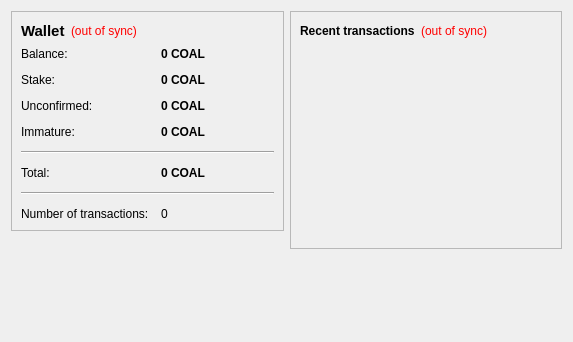
<?xml version="1.0" encoding="UTF-8"?>
<ui version="4.0">
 <class>OverviewPage</class>
 <widget class="QWidget" name="OverviewPage">
  <property name="geometry">
   <rect>
    <x>0</x>
    <y>0</y>
    <width>573</width>
    <height>342</height>
   </rect>
  </property>
  <property name="windowTitle">
   <string>Form</string>
  </property>
  <layout class="QHBoxLayout" name="horizontalLayout" stretch="1,1">
   <item>
    <layout class="QVBoxLayout" name="verticalLayout_2">
     <item>
      <widget class="QFrame" name="frame">
       <property name="frameShape">
        <enum>QFrame::StyledPanel</enum>
       </property>
       <property name="frameShadow">
        <enum>QFrame::Raised</enum>
       </property>
       <layout class="QVBoxLayout" name="verticalLayout_4">
        <item>
         <layout class="QHBoxLayout" name="horizontalLayout_4">
          <item>
           <widget class="QLabel" name="label_5">
            <property name="font">
             <font>
              <pointsize>11</pointsize>
              <weight>75</weight>
              <bold>true</bold>
             </font>
            </property>
            <property name="text">
             <string>Wallet</string>
            </property>
           </widget>
          </item>
          <item>
           <widget class="QLabel" name="labelWalletStatus">
            <property name="toolTip">
             <string>The displayed information may be out of date. Your wallet automatically synchronizes with the HanaCoin network after a connection is established, but this process has not completed yet.</string>
            </property>
            <property name="styleSheet">
             <string notr="true">QLabel { color: red; }</string>
            </property>
            <property name="text">
             <string notr="true">(out of sync)</string>
            </property>
            <property name="alignment">
             <set>Qt::AlignLeading|Qt::AlignLeft|Qt::AlignVCenter</set>
            </property>
           </widget>
          </item>
          <item>
           <spacer name="horizontalSpacer_2">
            <property name="orientation">
             <enum>Qt::Horizontal</enum>
            </property>
            <property name="sizeHint" stdset="0">
             <size>
              <width>40</width>
              <height>20</height>
             </size>
            </property>
           </spacer>
          </item>
         </layout>
        </item>
        <item>
         <layout class="QFormLayout" name="formLayout_2">
          <property name="fieldGrowthPolicy">
           <enum>QFormLayout::AllNonFixedFieldsGrow</enum>
          </property>
          <property name="horizontalSpacing">
           <number>12</number>
          </property>
          <property name="verticalSpacing">
           <number>12</number>
          </property>
          <item row="0" column="0">
           <widget class="QLabel" name="label">
            <property name="text">
             <string>Balance:</string>
            </property>
           </widget>
          </item>
          <item row="0" column="1">
           <widget class="QLabel" name="labelBalance">
            <property name="font">
             <font>
              <weight>75</weight>
              <bold>true</bold>
             </font>
            </property>
            <property name="cursor">
             <cursorShape>IBeamCursor</cursorShape>
            </property>
            <property name="toolTip">
             <string>Your current balance</string>
            </property>
            <property name="text">
             <string notr="true">0 COAL</string>
            </property>
            <property name="textInteractionFlags">
             <set>Qt::LinksAccessibleByMouse|Qt::TextSelectableByKeyboard|Qt::TextSelectableByMouse</set>
            </property>
           </widget>
          </item>
          <item row="1" column="0">
           <widget class="QLabel" name="label_6">
            <property name="text">
             <string>Stake:</string>
            </property>
           </widget>
          </item>
          <item row="1" column="1">
           <widget class="QLabel" name="labelStake">
            <property name="font">
             <font>
              <weight>75</weight>
              <bold>true</bold>
             </font>
            </property>
            <property name="cursor">
             <cursorShape>IBeamCursor</cursorShape>
            </property>
            <property name="toolTip">
             <string>Total of coins that was staked, and do not yet count toward the current balance</string>
            </property>
            <property name="text">
             <string notr="true">0 COAL</string>
            </property>
            <property name="textInteractionFlags">
             <set>Qt::LinksAccessibleByMouse|Qt::TextSelectableByKeyboard|Qt::TextSelectableByMouse</set>
            </property>
           </widget>
          </item>
          <item row="2" column="0">
           <widget class="QLabel" name="label_3">
            <property name="text">
             <string>Unconfirmed:</string>
            </property>
           </widget>
          </item>
          <item row="2" column="1">
           <widget class="QLabel" name="labelUnconfirmed">
            <property name="font">
             <font>
              <weight>75</weight>
              <bold>true</bold>
             </font>
            </property>
            <property name="cursor">
             <cursorShape>IBeamCursor</cursorShape>
            </property>
            <property name="toolTip">
             <string>Total of transactions that have yet to be confirmed, and do not yet count toward the current balance</string>
            </property>
            <property name="text">
             <string notr="true">0 COAL</string>
            </property>
            <property name="textInteractionFlags">
             <set>Qt::LinksAccessibleByMouse|Qt::TextSelectableByKeyboard|Qt::TextSelectableByMouse</set>
            </property>
           </widget>
          </item>
          <item row="3" column="0">
           <widget class="QLabel" name="labelImmatureText">
            <property name="text">
             <string>Immature:</string>
            </property>
           </widget>
          </item>
          <item row="3" column="1">
           <widget class="QLabel" name="labelImmature">
            <property name="font">
             <font>
              <weight>75</weight>
              <bold>true</bold>
             </font>
            </property>
            <property name="toolTip">
             <string>Mined balance that has not yet matured</string>
            </property>
            <property name="text">
             <string notr="true">0 COAL</string>
            </property>
            <property name="textInteractionFlags">
             <set>Qt::LinksAccessibleByMouse|Qt::TextSelectableByKeyboard|Qt::TextSelectableByMouse</set>
            </property>
           </widget>
          </item>
          <item row="4" column="0" colspan="2">
           <widget class="Line" name="line">
            <property name="orientation">
             <enum>Qt::Horizontal</enum>
            </property>
           </widget>
          </item>
          <item row="5" column="0">
           <widget class="QLabel" name="labelTotalText">
            <property name="text">
             <string>Total:</string>
            </property>
           </widget>
          </item>
          <item row="5" column="1">
           <widget class="QLabel" name="labelTotal">
            <property name="font">
             <font>
              <weight>75</weight>
              <bold>true</bold>
             </font>
            </property>
            <property name="toolTip">
             <string>Sum of all balances (mature, immature, unconfirmed and stake)</string>
            </property>
            <property name="text">
             <string notr="true">0 COAL</string>
            </property>
            <property name="textInteractionFlags">
             <set>Qt::LinksAccessibleByMouse|Qt::TextSelectableByKeyboard|Qt::TextSelectableByMouse</set>
            </property>
           </widget>
          </item>
          <item row="6" column="0" colspan="2">
           <widget class="Line" name="line">
            <property name="orientation">
             <enum>Qt::Horizontal</enum>
            </property>
           </widget>
          </item>
          <item row="7" column="0">
           <widget class="QLabel" name="label_2">
            <property name="text">
             <string>Number of transactions:</string>
            </property>
           </widget>
          </item>
          <item row="7" column="1">
           <widget class="QLabel" name="labelNumTransactions">
            <property name="toolTip">
             <string>Total number of transactions in wallet</string>
            </property>
            <property name="text">
             <string notr="true">0</string>
            </property>
           </widget>
          </item>
         </layout>
        </item>
       </layout>
      </widget>
     </item>
     <item>
      <spacer name="verticalSpacer">
       <property name="orientation">
        <enum>Qt::Vertical</enum>
       </property>
       <property name="sizeHint" stdset="0">
        <size>
         <width>20</width>
         <height>40</height>
        </size>
       </property>
      </spacer>
     </item>
    </layout>
   </item>
   <item>
    <layout class="QVBoxLayout" name="verticalLayout_3">
     <item>
      <widget class="QFrame" name="frame_2">
       <property name="frameShape">
        <enum>QFrame::StyledPanel</enum>
       </property>
       <property name="frameShadow">
        <enum>QFrame::Raised</enum>
       </property>
       <layout class="QVBoxLayout" name="verticalLayout">
        <item>
         <layout class="QHBoxLayout" name="horizontalLayout_2">
          <item>
           <widget class="QLabel" name="label_4">
            <property name="text">
             <string>&lt;b&gt;Recent transactions&lt;/b&gt;</string>
            </property>
           </widget>
          </item>
          <item>
           <widget class="QLabel" name="labelTransactionsStatus">
            <property name="toolTip">
             <string>The displayed information may be out of date. Your wallet automatically synchronizes with the HanaCoin network after a connection is established, but this process has not completed yet.</string>
            </property>
            <property name="styleSheet">
             <string notr="true">QLabel { color: red; }</string>
            </property>
            <property name="text">
             <string notr="true">(out of sync)</string>
            </property>
            <property name="alignment">
             <set>Qt::AlignRight|Qt::AlignTrailing|Qt::AlignVCenter</set>
            </property>
           </widget>
          </item>
          <item>
           <spacer name="horizontalSpacer">
            <property name="orientation">
             <enum>Qt::Horizontal</enum>
            </property>
            <property name="sizeHint" stdset="0">
             <size>
              <width>40</width>
              <height>20</height>
             </size>
            </property>
           </spacer>
          </item>
         </layout>
        </item>
        <item>
         <widget class="QListView" name="listTransactions">
          <property name="styleSheet">
           <string notr="true">QListView { background: transparent; }</string>
          </property>
          <property name="frameShape">
           <enum>QFrame::NoFrame</enum>
          </property>
          <property name="verticalScrollBarPolicy">
           <enum>Qt::ScrollBarAlwaysOff</enum>
          </property>
          <property name="horizontalScrollBarPolicy">
           <enum>Qt::ScrollBarAlwaysOff</enum>
          </property>
          <property name="selectionMode">
           <enum>QAbstractItemView::NoSelection</enum>
          </property>
         </widget>
        </item>
       </layout>
      </widget>
     </item>
     <item>
      <spacer name="verticalSpacer_2">
       <property name="orientation">
        <enum>Qt::Vertical</enum>
       </property>
       <property name="sizeHint" stdset="0">
        <size>
         <width>20</width>
         <height>40</height>
        </size>
       </property>
      </spacer>
     </item>
    </layout>
   </item>
  </layout>
 </widget>
 <resources/>
 <connections/>
</ui>
